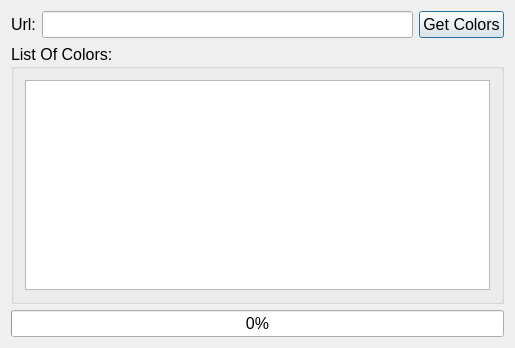
<?xml version="1.0" encoding="UTF-8"?>
<ui version="4.0">
 <class>Dialog</class>
 <widget class="QDialog" name="Dialog">
  <property name="geometry">
   <rect>
    <x>0</x>
    <y>0</y>
    <width>515</width>
    <height>348</height>
   </rect>
  </property>
  <property name="font">
   <font>
    <family>Arial</family>
    <pointsize>12</pointsize>
   </font>
  </property>
  <property name="windowTitle">
   <string>Colors From Webpage</string>
  </property>
  <layout class="QVBoxLayout" name="verticalLayout_2">
   <item>
    <layout class="QHBoxLayout" name="horizontalLayout">
     <item>
      <widget class="QLabel" name="ulrLabel">
       <property name="font">
        <font>
         <family>Arial</family>
         <pointsize>12</pointsize>
        </font>
       </property>
       <property name="text">
        <string>Url:</string>
       </property>
      </widget>
     </item>
     <item>
      <widget class="QLineEdit" name="urlLineEdit"/>
     </item>
     <item>
      <widget class="QPushButton" name="getColorsPushButton">
       <property name="text">
        <string>Get Colors</string>
       </property>
      </widget>
     </item>
    </layout>
   </item>
   <item>
    <widget class="QGroupBox" name="groupBox">
     <property name="title">
      <string>List Of Colors:</string>
     </property>
     <layout class="QVBoxLayout" name="verticalLayout">
      <item>
       <widget class="QTextEdit" name="outputTextEdit"/>
      </item>
     </layout>
    </widget>
   </item>
   <item>
    <widget class="QProgressBar" name="progressBar">
     <property name="value">
      <number>0</number>
     </property>
    </widget>
   </item>
  </layout>
 </widget>
 <layoutdefault spacing="6" margin="11"/>
 <resources/>
 <connections/>
</ui>
